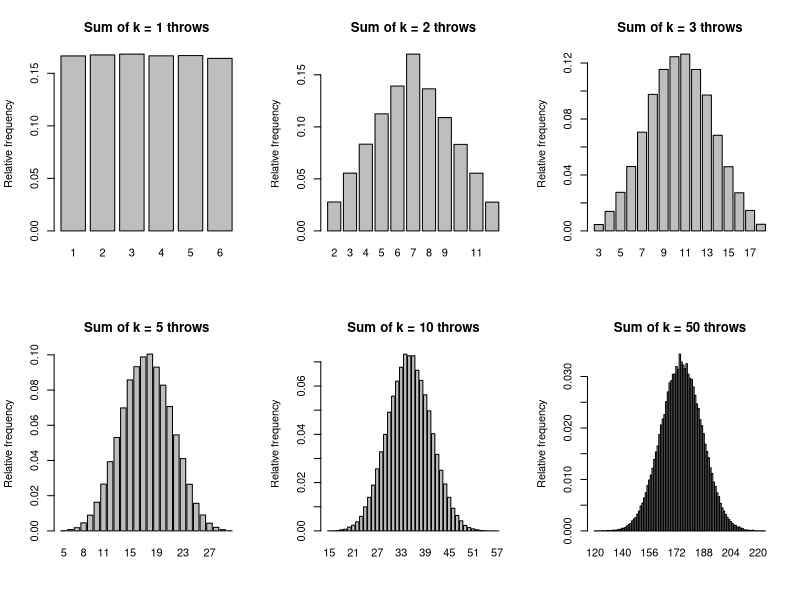
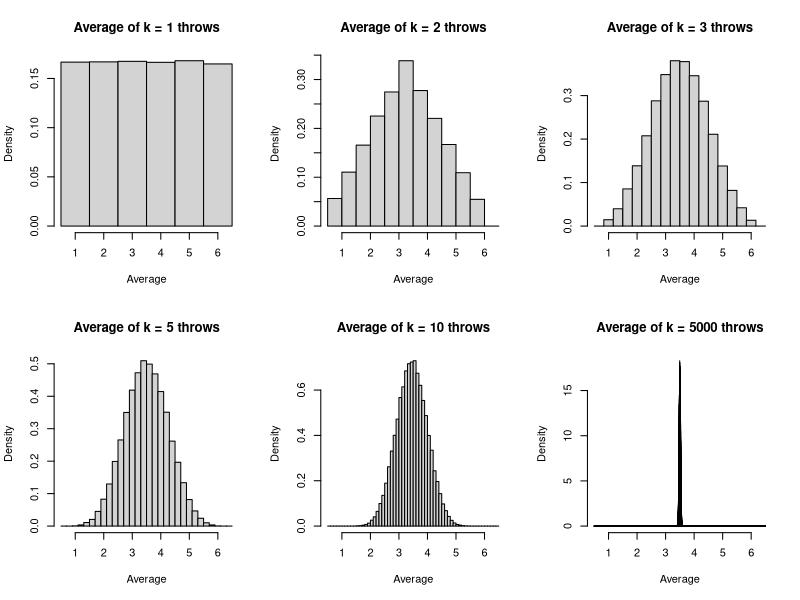
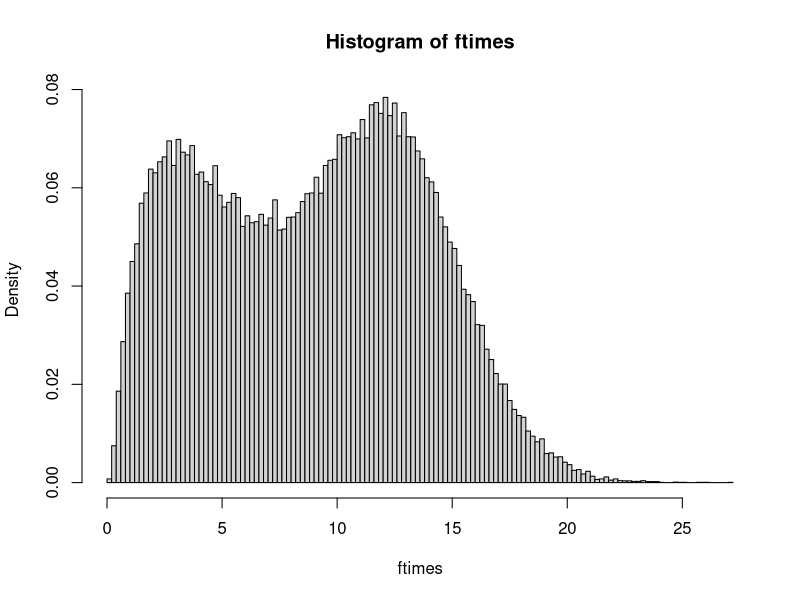
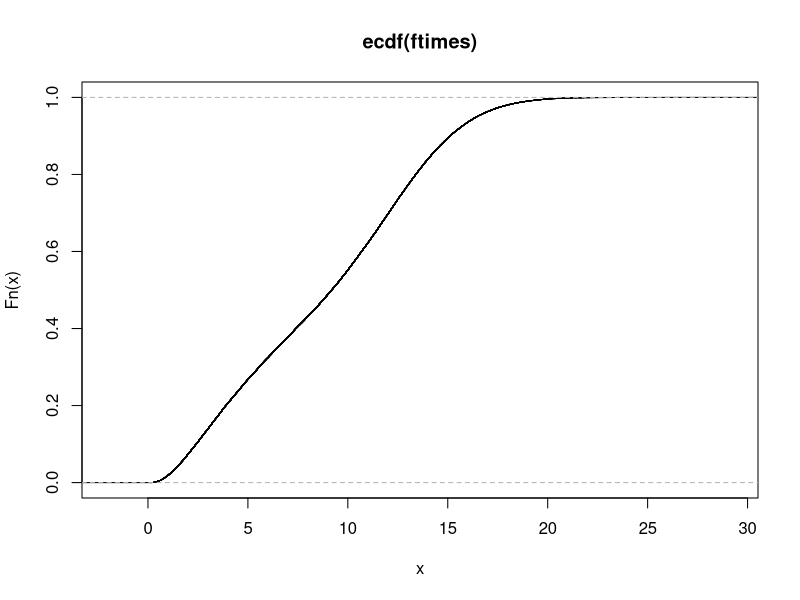
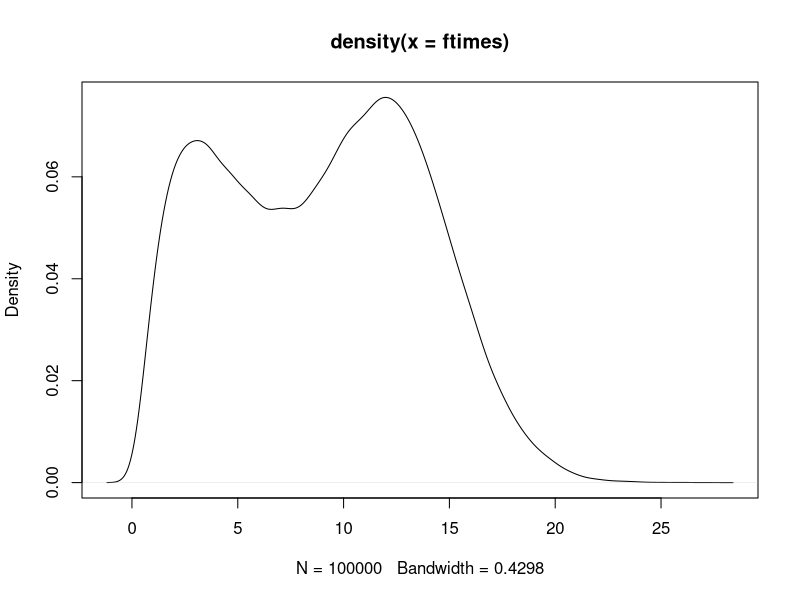

Write R code to recreate these figures, in order. (Note: this script raises an error after producing the figures.)
#File contains weekly R-code examples from lectures as well as weekly exercises

#Remove old variables
rm(list=ls())


#Throw dice example from lecture:
#Function to simulate the sum of k throws of a dice
sumdice <- function(Nsim,k){ #Returns a vector. Each value of the vector is the sum of a dice thrown k times. The length of the vector is the number of times the simulation is repeated
  dsum <- vector(length=Nsim) 
  for(i in 1:Nsim)              
    dsum[i] <- sum(sample(1:6,size=k,replace=TRUE)) 
  return(dsum)                
}

sumdice(Nsim=20,k=2)
sumdice(Nsim=20,k=50)
#Average
sumdice(Nsim=20,k=50)/50


#Function to plot histogram of the sum of k throws repeated Nsim times
plotdicesums <- function(Nsim = 10000, k) {
  dicesums <- sumdice(Nsim = Nsim, k = k)
  relfreq <- table(dicesums)/Nsim   # Calculate relative frequency for each outcome
  barplot(relfreq,ylab="Relative frequency", main = paste("Sum of k =",k,"throws"))
}

#Repeat for different values of k
par(mfrow=c(2,3)) #Make a 2x3 display of plots
plotdicesums(Nsim=100000,k=1)
plotdicesums(Nsim=100000,k=2)
plotdicesums(Nsim=100000,k=3)
plotdicesums(Nsim=100000,k=5)
plotdicesums(Nsim=100000,k=10)
plotdicesums(Nsim=100000,k=50)

#Function to plot the histogram of the average of k throws repeated Nsim times
plotdiceaverages <- function(Nsim=10000,k){
  diceaverages <- sumdice(Nsim=Nsim,k=k)/k   # This gives us averages
  hist(diceaverages, prob = TRUE,breaks=seq(0.5,6.5,length.out=6*k+1),
       xlab="Average",main=paste("Average of k =",k,"throws"))
}

#Repeat for different values of k
par(mfrow=c(2,3)) #Make a 2x3 display of plots
plotdiceaverages(Nsim=100000,k=1)
plotdiceaverages(Nsim=100000,k=2)
plotdiceaverages(Nsim=100000,k=3)
plotdiceaverages(Nsim=100000,k=5)
plotdiceaverages(Nsim=100000,k=10)
plotdiceaverages(Nsim=100000,k=5000)
par(mfrow=c(1,1))  # Set back to a 1x1 display



#Simulate the probability of a sum larger than 200 when k=50:
nsim <- 1000000
dsums <- sumdice(Nsim=nsim,k=50)
sum(dsums>200)/nsim
#Calculating the probability based on SGT (see lecture notes):
1-pnorm(200,mean=50*3.5,sd=sqrt(50*2.92))




#Robot assemblyline lifetime
#Simulate times to failure for the system
systemfailuretimes <-function(Nsim) { #R is for robot, A for all other components
  R1 <- rgamma(Nsim, shape = 16, scale = 1)
  R2 <- rgamma(Nsim, shape = 16, scale = 1)
  R3 <- rgamma(Nsim, shape = 12, scale = 2)
  A  <- rlnorm(Nsim, meanlog = 2.3, sdlog = 1.1)
  failuretimes <- pmin(R1,R2,R3,A) #Nsim times to failure
  return(failuretimes)
}

#Fist estimates of mean and sd
ftimes <- systemfailuretimes(Nsim = 1000)
mu1 <- mean(ftimes)
sd1 <- sd(ftimes)
mu1
sd1

#Mean with precision of one month
e1 <- 1 #Timescale = 1 month, corresponds to precision r in lecture  notes
n1 <- 4*sd1^2/e1^2 #how many simulations, using precision
n1
ftimes <- systemfailuretimes(Nsim=n1)
mean(ftimes)

#Mean with precision of one day: 
e2 <- 1/31 
n2 <- 4*sd1^2/e2^2
n2
ftimes <- systemfailuretimes(Nsim=n2)
mean(ftimes) #in months 

#Illustrate various summary measures
Nsim <- 100000
ftimes <- systemfailuretimes(Nsim=Nsim)
#Various summary measures
summary(ftimes)
sd(ftimes) #Standard deviation
var(ftimes) #Variance
quantile(ftimes) #Quantiles
quantile(ftimes, probs = c(0,0.05,0.1,0.25,0.5,0.75,0.9,1)) #Same function, but specify which quantiles we are interested in

#Histogram 
hist(ftimes,nclass = 100, probability =  T)
#Empirical cdf
plot(ecdf(ftimes))
#Density estimate
plot(density(ftimes)) #gives the best estimate of how the pdf of our data looks like


#Various probabilites:
#Failure before 12 months: 
sum(ftimes<12)/Nsim #Divide by nsim to get between 0 and 1

#Failure after 15 months:
sum(ftimes>15)/Nsim

#failure between 10 and 15 months:
sum(ftimes>10 & ftimes<15)/Nsim



#Problem 1
#a)
#Sketch density of exponentially distributed function
prob <- dexp(1,x) #lambda = 1
sequence <- seq(0,1,by=0.01)
prob2 <- dexp(1,sequence) #lambda = 1
plot(prob2)

#Variance
var(prob2)
#Expectation
mean(prob2)

#b)
#Probability of a lightbulb follows exponential with expectation 10000
lifetime <- pexp(rate = 1/10000,x) #Cumulative distribution function

#Lifetime less than 10 000 hours
lifetime1 <- pexp(10000 ,rate = 1/10000,lower.tail =  TRUE)

#Lifetime more than 5000 hours
lifetime2 <- pexp(5000, rate = 1/10000, lower.tail = FALSE)

#Lifetime between 5000 and 1000 hours
lifetime3 <- pexp(10000, rate = 1/10000, lower.tail = TRUE) - pexp(5000, rate = 1/10000, lower.tail =  TRUE)



#Problem 2: Number of accidents on road per year. Poission distributed with lambda = 2

#a) 
#Exactly 2 accidents during one year P(X=2)
lambda = 2
a1 <- dpois(2,lambda = lambda) #density function

#At least 3 accidents P(X>=3)
a2 <- 1 - ppois(3,lambda = lambda) #Same as ppois(3,lambda=lambda,lower.tail=FALSE)

#b)
#Two accients in half a year p(2;0.5)
lambda = 1/2
b1 <- dpois(2,lambda = lambda)

#c) At least 20 accidents in 10 years 
lambda = 2*10 
c1 <- ppois(20,lambda=lambda, lower.tail = FALSE)


#d) More than two accidents in a year when we know there has at least been one 
lambda = 2
d1 <- (ppois(2,lambda = lambda, lower.tail = FALSE) / ppois(1,lambda = lambda, lower.tail = FALSE))

#Problem 3 
#Implement beta distributions with i) alpha=beta=1, ii)alpha=2,beta=1 and iii)alpha=1,beta=2
#Draw samples of different sizes from each of the beta distributions and calculate the average of these samples
#Compare the average to the expectation which for the beta-distribution is given by E(X)=aplha/(aplha+beta)

alpha1 = beta1 = 1
alpha2 = 2
beta2 = 1
alpha3 = 1
beta3 = 2

expectation <- function(alpha,beta) {
  return(alpha/(alpha+beta))
}

expectation(alpha = alpha1, beta = beta1)
expectation(alpha = alpha2, beta = beta2)
expectation(alpha = alpha3, beta = beta3)


#Run for Nsamples = 10,100,1000,10000,100000 and se what happens
drawSampleSizes <-function(Nsamples) { 
  B1 <- rbeta(n = Nsamples, shape1 = alpha1, shape2 = beta1)
  B2 <- rbeta(n = Nsamples, shape1 = alpha2, shape2 = beta2)
  B3 <- rbeta(n = Nsamples, shape1 = alpha3, shape2 = beta3)
  avgB1 <- mean(B1)
  avgB2 <- mean(B2)
  avgB3 <- mean(B3)
  averages <- c(avgB1,avgB2,avgB3)
  return(averages)
}


#Problem 4
#b) Let n be 5,20 and 100 and use as many replications in the simulation
#as you deem necessary to obtain a histogram that gives a good approximation
#to the distribution for X. 

Un  <- function(n) {
  return(runif(n = n, min = 0, max = 2))
}


findSumsUn <-function(Nsim,n){ #Input argument is number of simulations 
  sumVector <- vector(length = Nsim)
  for(i in 1:Nsim) {
    sumVector[i] <- sum(Un(n))
  }
  return(sumVector)
} 

plotResults <-function(Nsim,n){
  sums <- vector(length = Nsim) 
  for(i in 1:Nsim) {
    sums[i] <- findSumsUn(Nsim=Nsim,n=n)
  }
  hist(sums)
  return(sums)
}



